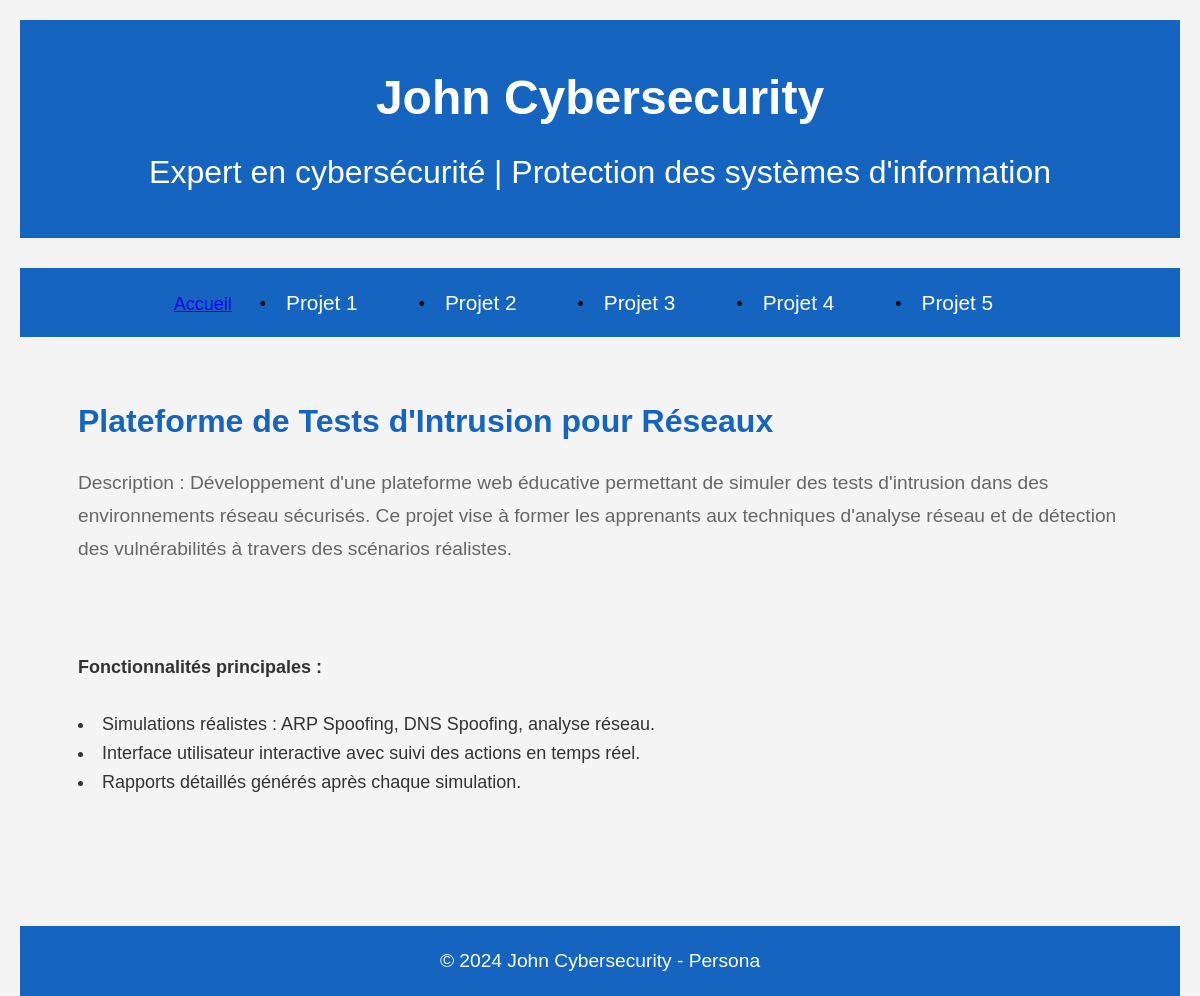
The page /projet3.php on the database its author committed.
### tables this page shows
CREATE TABLE IF NOT EXISTS `Projet` (
    `Projet_id` int AUTO_INCREMENT,
    `Name` varchar(200) NOT NULL,
    `Description` varchar(700),
    `other1` varchar(300),
    `other2` varchar(300),
    `other3` varchar(300),
    PRIMARY KEY (`Projet_id`)
);

### variables.php (called while the page is built)
<?php
$employeesStatement = $mysqlClient->prepare('SELECT * FROM Projet');
$employeesStatement->execute();
$Projet = $employeesStatement->fetchAll();

### projet3.php (the view, shortened to what this page needs)
<?php
require_once(__DIR__ . '/databaseconnect.php');
require_once(__DIR__ . '/variables.php');
?>
<!DOCTYPE html>
<html lang="fr">
<head>
    <link rel="stylesheet" href="styles.css">
</head>
<body>
    <header>
        <div class="container">
            <h1>John Cybersecurity</h1>
            <p>Expert en cybersécurité | Protection des systèmes d'information</p>
        </div>
    </header>
    <nav>
        <ul class="menu">
            <a href="index.php">Accueil</a>
            <li><a href="projet1.php">Projet 1</a></li>
            <li><a href="projet2.php">Projet 2</a></li>
            <li><a href="projet3.php">Projet 3</a></li>
            <li><a href="projet4.php">Projet 4</a></li>
            <li><a href="projet5.php">Projet 5</a></li>
        </ul>
    </nav>
    <section id="project1" class="section">
        <div class="container">
            <br>
            <h2><?php echo $Projet[2]["Name"]?></h2>
            <p><?php echo $Projet[2]["Description"]?></p>
            <br><br>
            <strong><?php echo "Fonctionnalités principales :"?></strong>
            <br><br>
            <li><?php echo $Projet[2][3]?></li>
            <li><?php echo $Projet[2][4]?></li>
            <li><?php echo $Projet[2][5]?></li>
            <br>
        </div>
    </section>
    <footer>
        <div class="container">
            <p>&copy; 2024 John Cybersecurity - Persona</p>
        </div>
    </footer>
</body>
</html>

### styles.css (style rules this page uses)
* { margin: 0; padding: 0; box-sizing: border-box; }
body { font-family: 'Arial', sans-serif; line-height: 1.6; background-color: #f4f4f4; color: #333; padding: 20px; display: flex; flex-direction: column; height: 100vh; margin: 0; }
.container { width: 90%; max-width: 1200px; margin: 0 auto; }
header { background-color: #1565c0; color: #fff; padding: 40px 0; text-align: center; margin-bottom: 30px; }
header h1 { font-size: 2.5rem; margin-bottom: 10px; }
header p { font-size: 1.2rem; }
nav { background-color: #1565c0; text-align: center; margin-bottom: 30px; }
nav ul { list-style: none; padding: 10px 0; }
nav ul li { display: inline-block; margin: 0 15px; }
nav ul li a { text-decoration: none; color: #fff; font-size: 1.1rem; padding: 10px; transition: color 0.3s ease; }
.section { margin-bottom: 50px; }
.section h2 { font-size: 2rem; color: #1565c0; margin-bottom: 20px; }
.section p { font-size: 1.1rem; color: #666; line-height: 1.7; margin-bottom: 30px; }
ul { list-style: none; padding: 0; }
ul li { font-size: 1.1rem; padding: 8px; }
ul li::before { content: "•"; color: #000; margin-right: 10px; }
footer { text-align: center; background-color: #1565c0; color: #fff; padding: 20px; margin-top: 50px; }
footer p { font-size: 1rem; }
@media (min-width: 1024px) { body { font-size: 18px; } }
@media (min-width: 1024px) { header h1 { font-size: 3rem; } }
@media (min-width: 1024px) { header p { font-size: 2rem; } }
@media (min-width: 1024px) { nav ul li a { font-size: 1.3rem; } }
@media (min-width: 1024px) { .section h2 { font-size: 2rem; } }
@media (min-width: 1024px) { .section p { font-size: 1.2rem; } }
@media (min-width: 1024px) { footer p { font-size: 1.2rem; } }

### rows shown on the page
projet: Name "Plateforme de Tests d'Intrusion pour Réseaux", Description "Description : Développement d'une plateforme web éducative permettant de simuler des tests d'intrusion dans des environnements réseau sécurisés. Ce projet vise à former les apprenants aux techniques d'analyse réseau et de détection des vulnérabilités à travers des scénarios réalistes.", other1 "Simulations réalistes : ARP Spoofing, DNS Spoofing, analyse réseau.", other2 "Interface utilisateur interactive avec suivi des actions en temps réel.", other3 "Rapports détaillés générés après chaque simulation."
